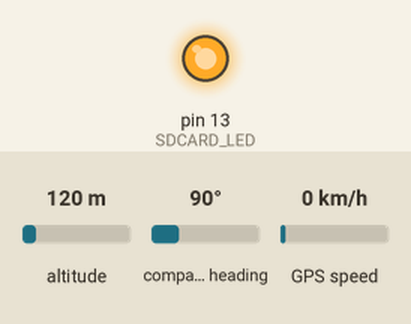
The sketch below on a simulated Arduino Mega 2560, built with avr-gcc and run on an emulated ATmega2560. Shown: output pins drawn as LEDs (lit = HIGH). Inputs (shaded band) come from the test bench; at power-on: altitude 120 m, compass heading 90°, GPS speed 0 km/h. Storage starts empty; the GPS gets a fix after 3 s at 37.7749, -122.4194 with 8 satellites; what the sketch prints to the serial monitor is not drawn.

Above: at 13.2 s.
At 15.5 s:
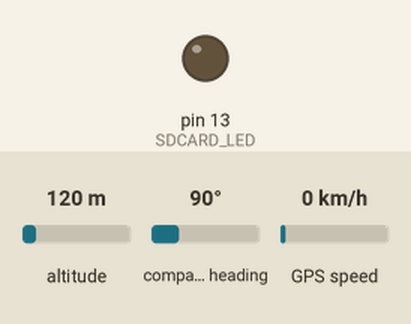
Timing chart, 0 to 18.9 s (numbered marks = the images above):
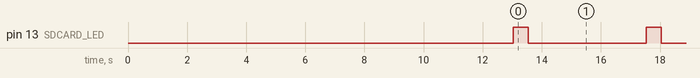

Measured:
- by itself, pin 13 (SDCARD_LED): alternates HIGH for 0.50 s and LOW for 4.0 s

The sketch:

single_line_gps_logger_date_based_files_nano_power_switch.ino
```cpp
#include <Adafruit_GPS.h>
#include <SPI.h>
#include <SD.h>
const int chipSelect = 4;
const uint8_t SDCARD_LED =  13;
const uint8_t RED_LED = 13;
int donePin = 5; // Done pin - can be any pin.
int i=0;
int attempts , good_fixes , bad_fixes ;
char fileName[] = "00000000.CSV";
// hardware serial port
#define GPSSerial Serial1
Adafruit_GPS GPS(&GPSSerial);
#define GPSECHO false
uint32_t timer = millis();
void setup ()
{
// while (!Serial); // uncomment to wait until Serial is ready
pinMode(RED_LED, OUTPUT);
digitalWrite(RED_LED, LOW);
Serial.begin(115200);
attempts = 0; good_fixes = attempts;
bad_fixes = attempts;
// Initialization sub-routines defined at end of sketch
SDcheck() ;
GPSconnect() ;
delay(10000) ;
}
void loop() {
  /////////////////////////////////////////////////////////////////////////////////////////////
  /////////////    \/ this number chooses how many data points per power cycle (number wanted minus 1)
  if (good_fixes > 0) {digitalWrite(donePin, LOW); digitalWrite(donePin, HIGH); digitalWrite(donePin, LOW);}
   /////////////////////////////////////////////////////////////////////////////////////////////
char c = GPS.read();
if (!GPS.fix) Serial.println("no location! no fix! ");
if (GPSECHO)
if (c) Serial.print(c);
if (GPS.newNMEAreceived()) {
if (!GPS.parse(GPS.lastNMEA()))
return; }
//change the length of pause here..............................\/   1000=1 second do 500 less than you want ie 15 seconds do 14500
if (timer > millis()) timer = millis(); if (millis() - timer > 4500) {
timer = millis(); // reset the timer attempts = attempts + 1;


sprintf(fileName, "20%02d%02d%02d.txt", GPS.year, GPS.month, GPS.day); //name file with gps date

File dataFile = SD.open(fileName, FILE_WRITE);
if (dataFile) {
dataFile.print("20");
dataFile.print(GPS.year, DEC);
dataFile.print('-');
if (GPS.month < 10) dataFile.print('0');
dataFile.print(GPS.month, DEC);
dataFile.print('-');
if (GPS.day < 10) dataFile.print('0');
dataFile.print(GPS.day, DEC);
dataFile.print(", ");
// time
if (GPS.hour < 10) dataFile.print('0');
dataFile.print(GPS.hour, DEC); dataFile.print(':');
if (GPS.minute < 10) dataFile.print('0');
dataFile.print(GPS.minute , DEC); dataFile.print(':');
if (GPS.seconds < 10) dataFile.print('0');
dataFile.print(GPS.seconds , DEC);
dataFile.print(", ");
// location data
if (GPS.fix) {
good_fixes = good_fixes + 1;
digitalWrite(SDCARD_LED, HIGH); //SD card LED on
// location data
dataFile.print(GPS.latitude , 4); dataFile.print(GPS.lat); dataFile.print(", ");
dataFile.print(GPS.longitude , 4); dataFile.print(GPS.lon);
dataFile.print(", "); dataFile.print(GPS.altitude);
dataFile.print(", "); dataFile.print(GPS.speed);
dataFile.print(", "); dataFile.print(GPS.angle);
dataFile.print(", "); dataFile.print((int)GPS.fix);
dataFile.print(", "); dataFile.print((int)GPS.fixquality);
dataFile.print(", "); dataFile.println((int)GPS.satellites);
}
delay(500);
digitalWrite(SDCARD_LED, LOW); //SD card LED off
dataFile.close();
}
else {
bad_fixes = bad_fixes + 1;
dataFile.print("na ,"); dataFile.print("na, ");
dataFile.print("na, ");
dataFile.print("na, "); dataFile.print("na, ");
dataFile.print((int)GPS.fix); dataFile.print(", ");
dataFile.print((int)GPS.fixquality); dataFile.print(", ");
dataFile.print((int)GPS.satellites);
dataFile.println(", "); dataFile.close();
}
} // close file
//  delay(10);
} // close if timer } // close loop


void SDcheck (void) {
if (!SD.begin(chipSelect)) {
Serial.println("Card failed , or not present");
// don't do anything more:
return;
}
Serial.println("card initialized."); delay(1000);
File dataFile = SD.open("log.txt", FILE_WRITE); if (dataFile) {
Serial.println("File open. Logging!");
delay(1000); }
// If the file is not open, pop up an error
else {
Serial.println("No file! Not logging!");
delay(1000); return;
} }
void GPSconnect (void) {
GPS.begin(9600); GPS.sendCommand(PMTK_SET_NMEA_OUTPUT_RMCGGA);
GPS.sendCommand(PMTK_SET_NMEA_UPDATE_1HZ); // 1 Hz update rate
GPS.sendCommand(PGCMD_ANTENNA); delay(1000);
// Ask for firmware version
GPSSerial.println(PMTK_Q_RELEASE); }
```
